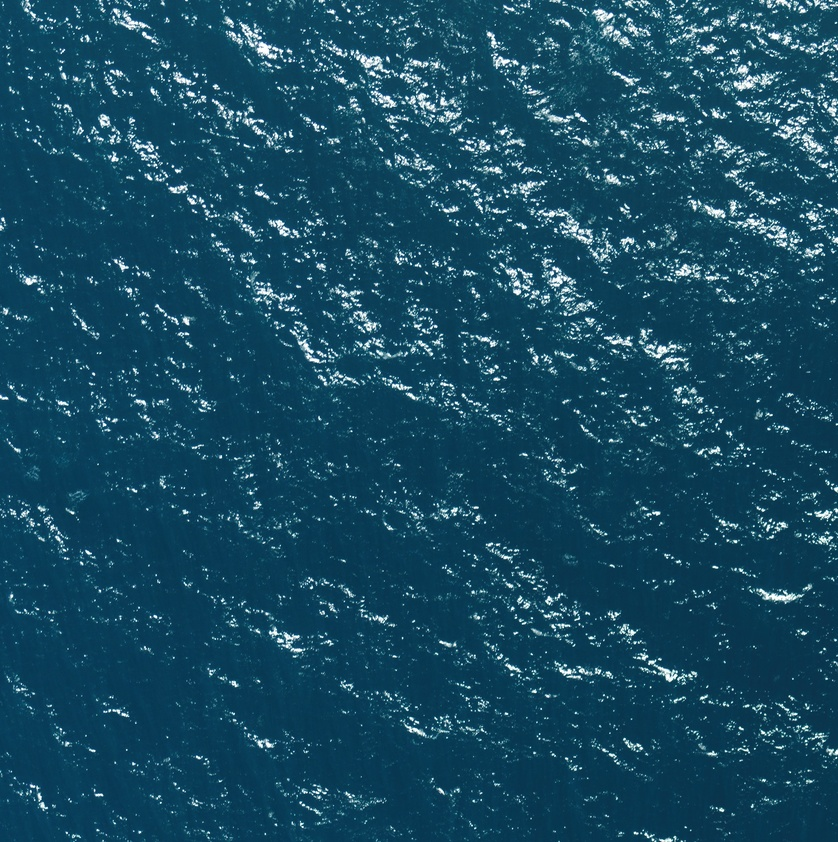
#> input picture test_scripts/_test_input.jpg, 838 x 842 px, shrunk from 2993 x 3006 before the run
$ python test_splitter_merger.py
#> lines starting #> are read from the running program, lines starting #| are printed output that depends on the picture; long printed decimals are rounded
### lib/utils/image_splitter_merger.py
from PIL import Image
import math
from numpy import ndarray
import os


class image_splitter_merger():
    def __init__(self,img_split_size, buffer= 50):
        self.out_w = img_split_size[0]
        self.out_h = img_split_size[1]
        self.buf = int(buffer)
        self.buf_hf = math.ceil(buffer/2.0)
        self.subsection_list = []

    def image_splitter(self, img):
        try:
            self.in_w, self.in_h = img.size
        except TypeError as e:
            print("please provide PIL.Image type input")
            raise e
            return 1

        #determine the number of sub images for each dimension
        self.N_w = math.ceil((self.in_w - self.buf) / float(self.out_w - self.buf))
        self.N_h = math.ceil((self.in_h - self.buf) / float(self.out_h - self.buf))

        for i in range(self.N_h * self.N_w):
            bbox = self._index2bbox(i)
            subsection = img.crop(bbox)
            self.subsection_list.append(subsection)
        return self.subsection_list


    def image_merger(self, image_list):

        new_im = Image.new('RGB', (self.in_w, self.in_h))
        index = 0
        for image in image_list:


            offset = self._index2imageoffset(index)

            offset = self._substract_half_buffer(offset)

            bbox = self._index2bbox_half_buffer_on_subimage(index)

            #make sure its a pil Image
            image = self._toPILImage(image)

            new_im.paste(image.crop(bbox), offset)


            index += 1

        return new_im

    def _index2bbox(self, i):
        n_w, n_h = self._index2subposition(i)

        left = n_w * (self.out_w - self.buf)
        right = left + self.out_w
        upper = n_h *(self.out_h - self.buf)
        lower = upper + self.out_h
        bbox = (left, upper, right, lower)
        return bbox

    def _index2subposition(self,i):
        n_h = math.floor(i / float(self.N_w))
        n_w = i % self.N_w
        return (n_w, n_h)

    def _index2imageoffset(self, i):
        n_w, n_h = self._index2subposition(i)

        w_offset = n_w * (self.out_w - self.buf)
        h_offset = n_h * (self.out_h - self.buf)

        return (w_offset, h_offset)

    def _substract_half_buffer(self, offset):
        off_w = 0 if offset[0] == 0 else offset[0] + self.buf_hf
        off_h = 0 if offset[1] == 0 else offset[1] + self.buf_hf
        return (off_w, off_h)

    def _index2bbox_half_buffer_on_subimage(self, i):
        n_w, n_h = self._index2subposition(i)

        left  = 0 if n_w == 0         else self.buf_hf
        right = self.out_w if n_w == self.N_w  else self.out_w - self.buf_hf
        upper = 0 if n_h == 0         else self.buf_hf
        lower = self.out_h if n_h == self.N_h  else self.out_h - self.buf_hf

        bbox = (left, upper, right, lower)
        return bbox

    def _toPILImage(self, array):
        if isinstance(array, Image.Image):
            return array
        elif isinstance(array, ndarray):
            return Image.fromarray(array.astype('uint8'), 'RGB')

### test_scripts/test_splitter_merger.py
from lib.utils.image_splitter_merger import image_splitter_merger
from PIL import Image
import numpy as np

ism = image_splitter_merger((250,250))

image_path = "_test_input.jpg"

image = Image.open(image_path)
#> image is the input picture: PIL image 838x842 RGB; mean R, G, B 23.6, 75, 98.4
# devide input image into suitable prediction sizes
subimg_list = ism.image_splitter(image)
#> the loop in image_splitter, `for i in range(self.N_h * self.N_w):` made 16 passes
#> pass 1, in image_splitter, `subsection = img.crop(bbox)`:
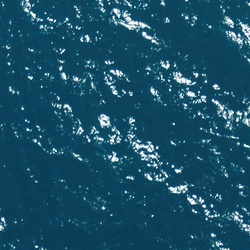
#> subsection: PIL image 250x250 RGB; mean R, G, B 25.7, 79.9, 104.1
#> pass 2, in image_splitter, `subsection = img.crop(bbox)`:
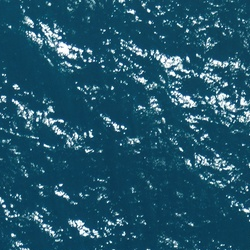
#> subsection: PIL image 250x250 RGB; mean R, G, B 32.8, 85.2, 107.6
#> pass 3, in image_splitter, `subsection = img.crop(bbox)`:
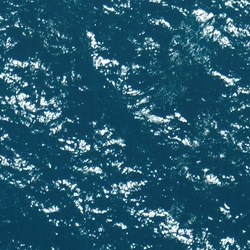
#> subsection: PIL image 250x250 RGB; mean R, G, B 37.9, 89.4, 110.5
#> after the loop in image_splitter, `for i in range(self.N_h * self.N_w):`: self.subsection_list = 16 items
#> subimg_list = 16 items
k = 1
for subimg in subimg_list:
    outputpath = "test_output%d.jpg" %k
    k += 1
    # save image in output folder
    print('Saving results to: ', outputpath)
    with open(outputpath, 'wb') as out_file:
        subimg.save(out_file)
#> this loop made 16 passes
#> outputpath on passes 1 to 12: 'test_output1.jpg', 'test_output2.jpg', 'test_output3.jpg', 'test_output4.jpg', 'test_output5.jpg', 'test_output6.jpg', 'test_output7.jpg', 'test_output8.jpg', 'test_output9.jpg', 'test_output10.jpg', 'test_output11.jpg', 'test_output12.jpg'
#| Saving results to:  test_output1.jpg
#| Saving results to:  test_output2.jpg
#| Saving results to:  test_output3.jpg
#| Saving results to:  test_output4.jpg
#| Saving results to:  test_output5.jpg
#| Saving results to:  test_output6.jpg
#| Saving results to:  test_output7.jpg
#| Saving results to:  test_output8.jpg
#> (further printed lines are left out)
#> after the loop, k = 17

# merge the subsections
annotated_image = ism.image_merger(subimg_list)
#> in image_merger, `new_im = Image.new('RGB', (self.in_w, self.in_h))`: new_im: PIL image 838x842 RGB; every value is 0
#> the loop in image_merger, `for image in image_list:  ` made 16 passes
#> (w_offset in _index2imageoffset, h_offset in _index2imageoffset, off_w in _substract_half_buffer, off_h in _substract_half_buffer, left in _index2bbox_half_buffer_on_subimage, upper in _index2bbox_half_buffer_on_subimage) on passes 1 to 12: (0, 0, 0, 0, 0, 0), (200, 0, 225, 0, 25, 0), (400, 0, 425, 0, 25, 0), (600, 0, 625, 0, 25, 0), (0, 200, 0, 225, 0, 25), (200, 200, 225, 225, 25, 25), (400, 200, 425, 225, 25, 25), (600, 200, 625, 225, 25, 25), (0, 400, 0, 425, 0, 25), (200, 400, 225, 425, 25, 25), (400, 400, 425, 425, 25, 25), (600, 400, 625, 425, 25, 25)
#> after the loop in image_merger, `for image in image_list:`:
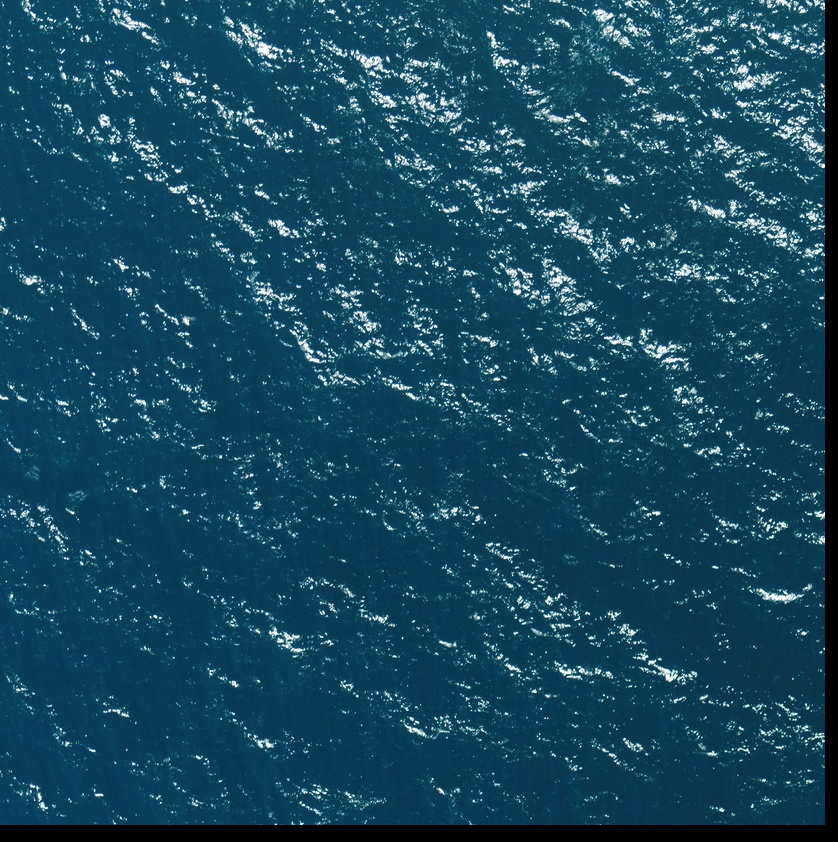
#> new_im: PIL image 838x842 RGB; mean R, G, B 22.9, 72.6, 95.1
#> after the loop in image_merger, `for image in image_list:`: index = 16
# construct output path
outputpath = "test_output.tif"
# save image in output folder
print('Saving results to: ', outputpath)
with open(outputpath, 'wb') as out_file:
    annotated_image.save(out_file)


image_in = np.array(Image.open(image_path)).astype(np.float32)

mean = np.mean(image_in, axis=0)
#> mean = 838 rows, first 8: [14.28, 68.99, 95.29], [14.66, 69.48, 95.68], [14.37, 69.04, 95.48], [15.16, 69.87, 96.23], [14.63, 69.22, 95.68], [13.94, 68.59, 95.02], [14.99, 69.54, 95.99], [15.79, 70.56, 97]
print(mean)
#> (printed output is left out)
print(np.mean(mean, axis=0))
#| [23.572 75.043  98.358 ]
image_out = np.array(Image.open(outputpath)).astype(np.float32)


ism._toPILImage(image_out)

diff = image_in - image_out
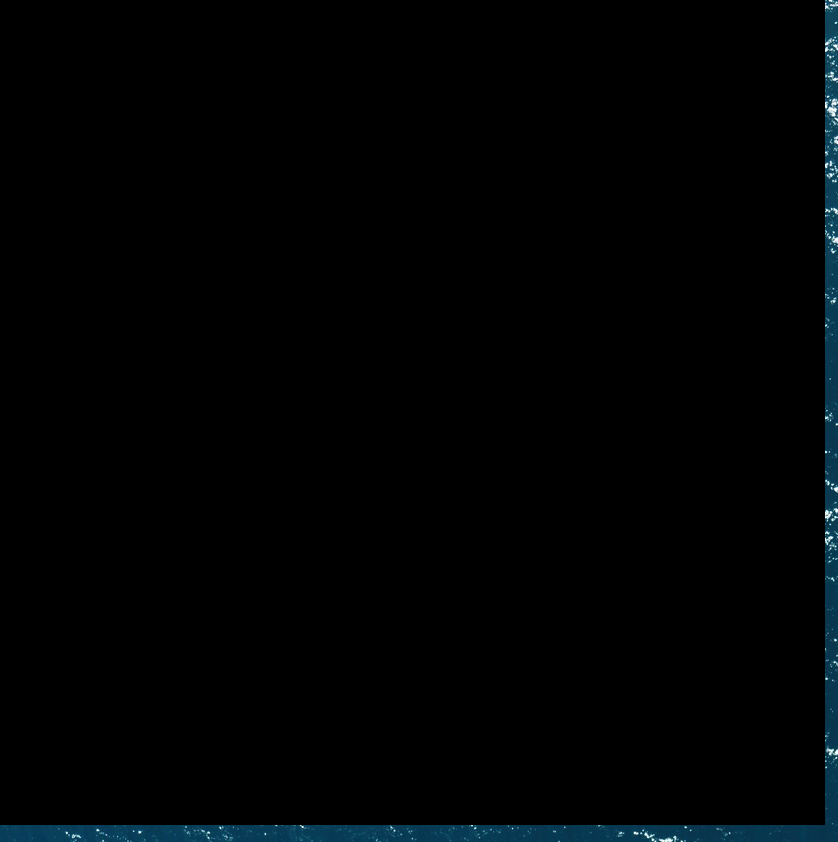
#> diff: shape (842, 838, 3) float32; mean R, G, B 0.7, 2.5, 3.3
if diff.sum():
    print("equal!!")
else:
    print("not equal, test using tif?? dont compare jpgs, they are lossy")
